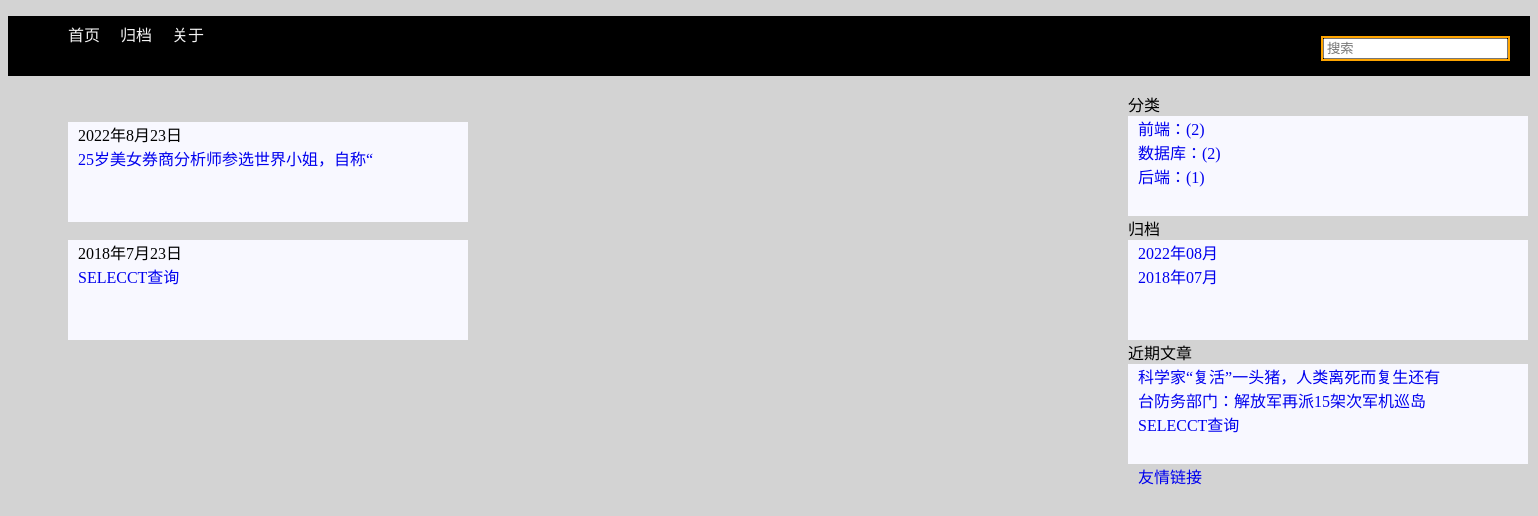
The page /category/3 on the database its author committed.
### post/models.py (models this page shows, shortened)
class Post(models.Model):
    title=models.CharField(max_length=20,unique=True,verbose_name='标题')
    desc=models.CharField(max_length=200,verbose_name='简介')
    content = RichTextUploadingField(verbose_name='内容')
    created=models.DateTimeField(auto_now_add=True)
    modified=models.DateTimeField(auto_now=True)
    isdelete=models.BooleanField(default=False,verbose_name='是否删除')
    category=models.ForeignKey(Category,on_delete=models.CASCADE,verbose_name='所属标签')
    tag=models.ManyToManyField(Tag,verbose_name='所属类别')
    class Meta:
        db_table='t_post'
        verbose_name_plural='帖子'

### post/views.py (the view)
# urls.py: re_path(r'^category/(\d+)$', views.getpostbyid),
def getpostbyid(request,categoryid):
    categoryid=int(categoryid)
    c_post=Post.objects.filter(category_id=categoryid)
    return render(request,'postlist.html',{'c_post':c_post})

### post/mycontext.py (called while the page is built)
def getrightinfo(request):
    r_cate_post=Post.objects.values('category__cname','category').annotate(c=Count('*')).order_by('-c')
    r_recent_post=Post.objects.order_by('-created')[2:]
    cursor=connection.cursor()
    filepost=cursor.execute("select created,count('*') count from t_post GROUP by strftime('%Y-%m',created) order by count desc")
    r_file_post=filepost.fetchall()
    print(r_file_post)
    return {'r_cate_post':r_cate_post,'r_recent_post':r_recent_post,'r_file_post':r_file_post}

### post/templates/postlist.html (shortened to what this page needs)
{% extends 'base.html' %}
{% block main %}
    <div class="zuobian1">
        {% for cp in c_post %}
            <div class="guidang">
                    <a >{{ cp.created.date }}</a>
                <br>
                    <a href="/post/{{ cp.id }}" >{{ cp.title }}</a>
            </div >
        <br>
        {% empty %}
            <a >无记录</a>
        {% endfor %}
    </div>
{% endblock %}

### templates/right.html (shortened to what this page needs)
<li class="sidebar">
    <div class="youbian">
        <span>分类</span>
        <div class="fenlei">
            {% for rc in r_cate_post %}
                <a href="/category/{{ rc.category }}">{{ rc.category__cname }}：({{ rc.c }})</a>
                <br>
            {% endfor %}
        </div>
        <span>归档</span>
        <div class="guidang">
            {% for rf in r_file_post %}
                <a href="/archive/{{ rf.0|date:'Y' }}/{{ rf.0|date:'m' }}">{{ rf.0|date:'Y' }}年{{ rf.0|date:'m' }}月</a>
                <br>
            {% endfor %}
        </div >
        <span>近期文章</span>
        <div class="jinqiwenzhang">
            {% for rr in r_recent_post %}
                <a href="/post/{{ rr.id}}">{{ rr.title}}</a>
                <br>
            {% endfor %}
        </div>
        <a href="https://wwww.baidu.com" class="youqinglianjie">友情链接</a>
    </div>
</li>

### static/css/blog.css (style rules this page uses)
.guide { background-color:lightgray }
.outer li { list-style: none; }
.zuobian1 { margin-left: 60px; margin-top: 30px; float: left; width: 1000px; background-color: lightgrey; }
.youbian { float: right; background-color: lightgray; }
.fenlei { height: 100px; width: 400px; background-color: ghostwhite; }
.guidang { height: 100px; width: 400px; background-color: ghostwhite; }
.jinqiwenzhang { height: 100px; width: 400px; background-color: ghostwhite; }

### templates/right.html (style rules this page uses)
.youbian a { margin: 10px; text-decoration: none; }

### rows shown on the page
Post: created "2022年8月23日", title "25岁美女券商分析师参选世界小姐，自称“"
Post: created "2018年7月23日", title "SELECCT查询"
Post: title "科学家“复活”一头猪，人类离死而复生还有"
Post: title "台防务部门：解放军再派15架次军机巡岛"

### other values the page prints
{{ rc.category__cname }} "前端" "数据库" "后端"
{{ rc.c }} "2" "2" "1"
{{ rf.0|date:'Y' }} "2022" "2018"
{{ rf.0|date:'m' }} "08" "07"
